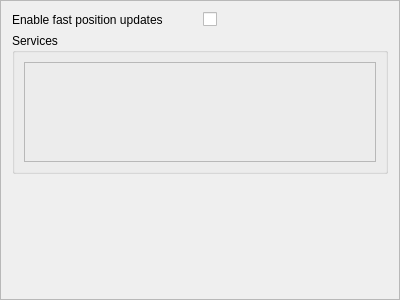
<?xml version="1.0" encoding="UTF-8"?>
<ui version="4.0">
 <class>CSettingsNetworkComponent</class>
 <widget class="QFrame" name="CSettingsNetworkComponent">
  <property name="geometry">
   <rect>
    <x>0</x>
    <y>0</y>
    <width>400</width>
    <height>300</height>
   </rect>
  </property>
  <property name="windowTitle">
   <string>Frame</string>
  </property>
  <property name="frameShape">
   <enum>QFrame::StyledPanel</enum>
  </property>
  <property name="frameShadow">
   <enum>QFrame::Raised</enum>
  </property>
  <layout class="QGridLayout" name="gridLayout">
   <item row="0" column="1">
    <widget class="QCheckBox" name="cb_FastPositionUpdates">
     <property name="text">
      <string/>
     </property>
    </widget>
   </item>
   <item row="0" column="0">
    <widget class="QLabel" name="lbl_FastPositionUpdates">
     <property name="text">
      <string>Enable fast position updates</string>
     </property>
    </widget>
   </item>
   <item row="2" column="0">
    <spacer name="vs_NetworkSettings">
     <property name="orientation">
      <enum>Qt::Vertical</enum>
     </property>
     <property name="sizeHint" stdset="0">
      <size>
       <width>20</width>
       <height>40</height>
      </size>
     </property>
    </spacer>
   </item>
   <item row="1" column="0" colspan="2">
    <widget class="QGroupBox" name="gb_Services">
     <property name="title">
      <string>Services</string>
     </property>
     <layout class="QVBoxLayout" name="verticalLayout">
      <item>
       <widget class="BlackGui::Components::CSettingsVatsimReadersComponent" name="comp_ReaderSettings">
        <property name="minimumSize">
         <size>
          <width>0</width>
          <height>100</height>
         </size>
        </property>
        <property name="frameShape">
         <enum>QFrame::StyledPanel</enum>
        </property>
        <property name="frameShadow">
         <enum>QFrame::Raised</enum>
        </property>
       </widget>
      </item>
     </layout>
    </widget>
   </item>
  </layout>
 </widget>
 <customwidgets>
  <customwidget>
   <class>BlackGui::Components::CSettingsVatsimReadersComponent</class>
   <extends>QFrame</extends>
   <header>blackgui/components/settingsvatsimreaderscomponent.h</header>
   <container>1</container>
  </customwidget>
 </customwidgets>
 <resources/>
 <connections/>
</ui>
